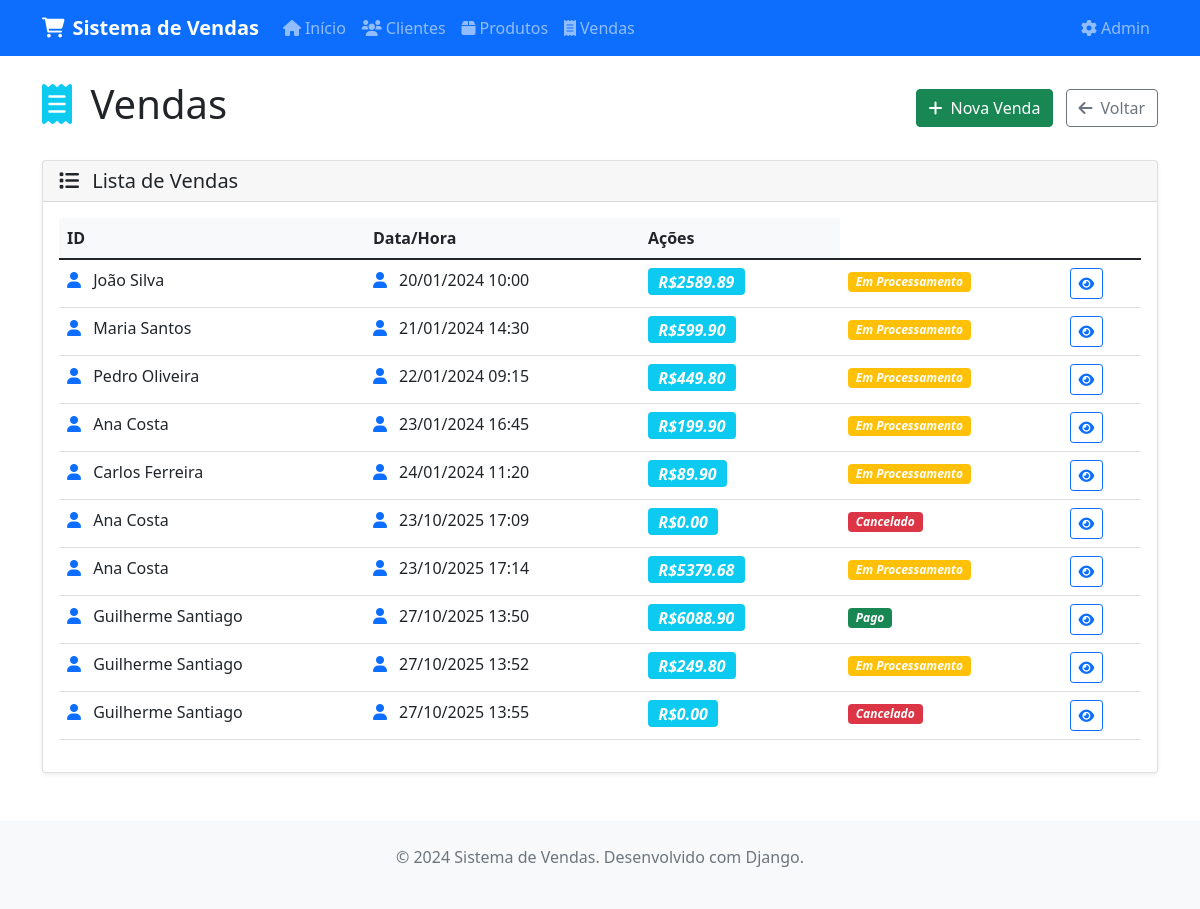
The app's page /vendas/vendas/ with its own data.
### vendas/models.py (models this page shows, shortened)
class Venda(models.Model):
    STATUS_CHOICES = [
        ('processamento', 'Em Processamento'),
        ('pago', 'Pago'),
        ('cancelado', 'Cancelado'),
    ]
    cliente = models.ForeignKey(Cliente, on_delete=models.CASCADE, verbose_name="Cliente")
    produtos = models.ManyToManyField(Produto, through='ItemVenda', verbose_name="Produtos")
    data_hora = models.DateTimeField(default=timezone.now, verbose_name="Data e Hora")
    valor_total = models.DecimalField(max_digits=10, decimal_places=2, verbose_name="Valor Total")
    status = models.CharField(max_length=20, choices=STATUS_CHOICES, default='processamento', verbose_name="Status")
    class Meta:
        verbose_name = "Venda"
        verbose_name_plural = "Vendas"
        ordering = ['data_hora']
    def pode_ser_cancelada(self):
        if self.status == 'cancelado':
            return False
        data_limite = timezone.now() - timedelta(days=0)
        if self.data_hora < data_limite:
            return False
        return True
    def get_status_display_class(self):
        status_classes = {
            'processamento': 'warning',
            'pago': 'success',
            'cancelado': 'danger',
        }
        return status_classes.get(self.status, 'secondary')

class Cliente(models.Model):
    nome = models.CharField(max_length=200, verbose_name="Nome")
    email = models.EmailField(verbose_name="E-mail")
    data_cadastro = models.DateTimeField(auto_now_add=True, verbose_name="Data de Cadastro")
    class Meta:
        verbose_name = "Cliente"
        verbose_name_plural = "Clientes"
        ordering = ['nome']

### vendas/views.py (the view)
# urls.py: path('vendas/', views.venda_list, name='venda_list'),
def venda_list(request):
    vendas_list = Venda.objects.all()
    paginator = Paginator(vendas_list, 10)
    page_number = request.GET.get('page')
    vendas = paginator.get_page(page_number)
    return render(request, 'vendas/venda_list.html', {'vendas': vendas})

### vendas/templates/vendas/venda_list.html (shortened to what this page needs)
{% extends 'vendas/base.html' %}
{% block content %}
<div class="row">
    <div class="col-12">
        <div class="d-flex justify-content-between align-items-center mb-4">
            <h1>
                <i class="fas fa-receipt text-info me-2"></i>
                Vendas
            </h1>
            <div>
                <a href="{% url 'vendas:venda_create' %}" class="btn btn-success me-2">
                    <i class="fas fa-plus me-2"></i>Nova Venda
                </a>
                <a href="{% url 'vendas:home' %}" class="btn btn-outline-secondary">
                    <i class="fas fa-arrow-left me-2"></i>Voltar
                </a>
            </div>
        </div>
    </div>
</div>
<div class="row">
    <div class="col-12">
        <div class="card">
            <div class="card-header">
                <h5 class="mb-0">
                    <i class="fas fa-list me-2"></i>
                    Lista de Vendas
                </h5>
            </div>
            <div class="card-body">
                {% if vendas %}
                    <div class="table-responsive">
                        <table class="table table-hover">
                            <thead>
                                <tr>
                                    <th>ID</th>
                                    <th>Data/Hora</th>
                                    <th width="200">Ações</th>
                                </tr>
                            </thead>
                            <tbody>
                                {% for venda in vendas %}
                                <tr>
                                    <td>
                                        <i class="fas fa-user text-primary me-2"></i>
                                        {{ venda.cliente.nome }}
                                    </td>
                                    <td>
                                        <i class="fas fa-user text-primary me-2"></i>
                                        {{ venda.data_hora|date:"d/m/Y H:i" }}
                                    </td>
                                    <td>
                                        <i class="badge bg-info fs-6">
                                            R${{ venda.valor_total }}
                                        </i>
                                    </td>
                                    <td>
                                        <i class="badge bg-{{ venda.get_status_display_class }}">
                                            {{ venda.get_status_display }}
                                        </i>
                                    </td>
                                    <td>
                                        <div class="btn-group" role="group">
                                            <a href="{% url 'vendas:venda_detail' venda.pk %}"
                                               class="btn btn-sm btn-outline-primary"
                                               title="Ver detalhes">
                                                <i class="fas fa-eye"></i>
                                            </a>
                                        </div>
                                    </td>
                                </tr>
                                {% endfor %}
                            </tbody>
                        </table>
                    </div>
                {% endif %}
            </div>
        </div>
    </div>
</div>
{% endblock %}

### vendas/templates/vendas/base.html (style rules this page uses)
.card { box-shadow: 0 0.125rem 0.25rem rgba(0, 0, 0, 0.075); border: 1px solid rgba(0, 0, 0, 0.125); }
.table th { background-color: #f8f9fa; }

### records on screen
Venda: cliente.nome "João Silva", data_hora "20/01/2024 10:00", valor_total "2589.89", status "Em Processamento"
Venda: cliente.nome "Maria Santos", data_hora "21/01/2024 14:30", valor_total "599.90", status "Em Processamento"
Venda: cliente.nome "Pedro Oliveira", data_hora "22/01/2024 09:15", valor_total "449.80", status "Em Processamento"
Venda: cliente.nome "Ana Costa", data_hora "23/01/2024 16:45", valor_total "199.90", status "Em Processamento"
Venda: cliente.nome "Carlos Ferreira", data_hora "24/01/2024 11:20", valor_total "89.90", status "Em Processamento"
Venda: cliente.nome "Ana Costa", data_hora "23/10/2025 17:09", valor_total "0.00", status "Cancelado"
Venda: cliente.nome "Ana Costa", data_hora "23/10/2025 17:14", valor_total "5379.68", status "Em Processamento"
Venda: cliente.nome "Guilherme Santiago", data_hora "27/10/2025 13:50", valor_total "6088.90", status "Pago"
Venda: cliente.nome "Guilherme Santiago", data_hora "27/10/2025 13:52", valor_total "249.80", status "Em Processamento"
Venda: cliente.nome "Guilherme Santiago", data_hora "27/10/2025 13:55", valor_total "0.00", status "Cancelado"
